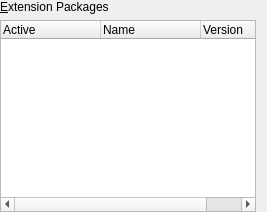
<ui version="4.0">
 <comment>
 VBox frontends: Qt4 GUI ("VirtualBox"):

 Copyright (C) 2010-2016 Oracle Corporation

 This file is part of VirtualBox Open Source Edition (OSE), as
 available from http://www.virtualbox.org. This file is free software;
 you can redistribute it and/or modify it under the terms of the GNU
 General Public License (GPL) as published by the Free Software
 Foundation, in version 2 as it comes in the "COPYING" file of the
 VirtualBox OSE distribution. VirtualBox OSE is distributed in the
 hope that it will be useful, but WITHOUT ANY WARRANTY of any kind.
 </comment>
 <class>UIGlobalSettingsExtension</class>
 <widget class="QWidget" name="UIGlobalSettingsExtension">
  <layout class="QGridLayout">
   <property name="margin">
    <number>0</number>
   </property>
   <item row="0" column="0">
    <widget class="QILabelSeparator" native="1" name="m_pEntensionLabel">
     <property name="text">
     <string>&amp;Extension Packages</string>
     </property>
     <property name="buddy">
      <cstring>m_pPackagesTree</cstring>
     </property>
    </widget>
   </item>
   <item row="1" column="0">
    <widget class="QWidget" native="1" name="m_pExtensionPackContainer" >
     <layout class="QHBoxLayout" name="m_pLayout1">
      <property name="spacing">
       <number>3</number>
      </property>
      <property name="margin">
       <number>0</number>
      </property>
      <item>
       <widget class="QTreeWidget" name="m_pPackagesTree">
        <property name="sizePolicy">
         <sizepolicy vsizetype="MinimumExpanding" hsizetype="MinimumExpanding">
          <horstretch>0</horstretch>
          <verstretch>0</verstretch>
         </sizepolicy>
        </property>
        <property name="minimumSize">
         <size>
          <width>0</width>
          <height>150</height>
         </size>
        </property>
        <property name="whatsThis">
         <string>Lists all installed packages.</string>
        </property>
        <property name="rootIsDecorated">
         <bool>false</bool>
        </property>
        <column>
         <property name="text">
          <string>Active</string>
         </property>
        </column>
        <column>
         <property name="text">
          <string>Name</string>
         </property>
        </column>
        <column>
         <property name="text">
          <string>Version</string>
         </property>
        </column>
       </widget>
      </item>
      <item>
       <widget class="UIToolBar" name="m_pPackagesToolbar"/>
      </item>
     </layout>
    </widget>
   </item>
  </layout>
 </widget>
 <customwidgets>
  <customwidget>
   <class>QILabelSeparator</class>
   <extends>QLabel</extends>
   <header>QILabelSeparator.h</header>
  </customwidget>
  <customwidget>
   <class>UIToolBar</class>
   <extends>QToolBar</extends>
   <header>UIToolBar.h</header>
  </customwidget>
 </customwidgets>
 <resources/>
 <connections/>
</ui>
